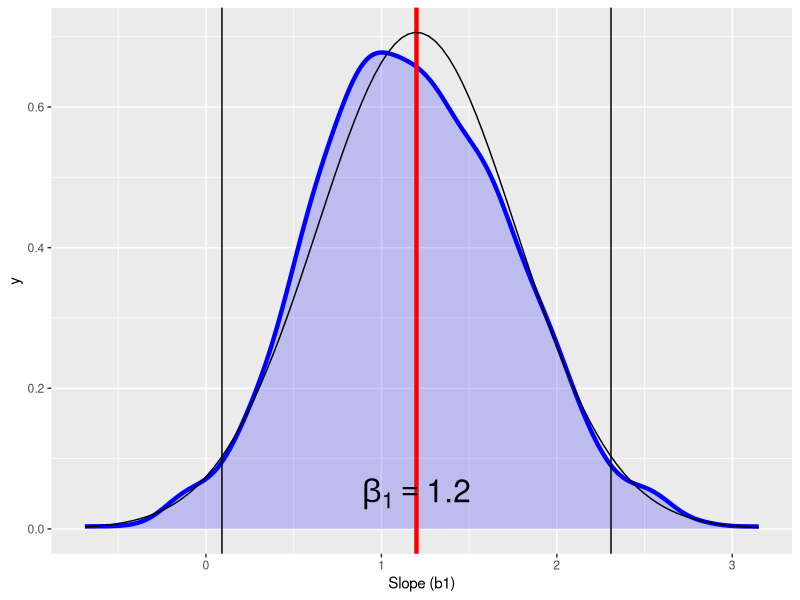

Source code (R):
#https://rpubs.com/friendly/sampdist

library(purrr)
library(broom)
library(dplyr)
library(ggplot2) 
library(car)

therapy <- read.table(header=TRUE, text ='
name   sex perstest therapy
John    M 26 32
Susan   F 24 40
Mary    F 22 44
Paul    M 33 44
Jenny   F 27 48
Rick    M 36 52
Cathy   F 30 56
Robert  M 38 56
Lisa    F 30 60
Tina    F 34 68
')

true_mod <- lm(therapy ~ perstest, data=therapy)

tmod <- tidy(true_mod)
tmod

upper <- tmod$estimate +  1.96 * tmod$std.error
lower <- tmod$estimate -  1.96 * tmod$std.error
tmod <- cbind(tmod, lower, upper)
tmod

x <- therapy$perstest
n <- length(x)

samples <- 1000

# "true" parameters
b0 <- coef(true_mod)[1]   # 14
b1 <- coef(true_mod)[2]   # 1.2
sigma <- summary(true_mod)$sigma  # sqrt(80)
set.seed(1234)       # reproducibility

one_sample <- function(x, b0=14, b1=1.2, sigma=sqrt(80)) {
  n <- length(x)
  y <- b0 + b1 * x + rnorm(n, mean=0, sd=sigma)
  data.frame(x, y)
}
one_sample(x, b0, b1, sigma)
one_sample(x)

one_reg <- function(x) {
  simdata <- one_sample(x)
  lm(y ~ x, data=simdata)
}
one_reg(x)

all_coefs <- function(x, samples=5) {
  res <- replicate(n=samples, coef(one_reg(x)))
  rownames(res) <- c("b0", "b1")
  as.data.frame(t(res))
}

coefs <- all_coefs(x, samples=samples)


ggplot(coefs,  aes(x = b1) ) +
  geom_density(color="blue", fill = "blue", alpha = .2, size=1.5) +
  geom_vline( xintercept = b1, color="red", size=1.5) + 
  geom_vline(xintercept = lower[2]) +
  geom_vline(xintercept = upper[2]) +
  annotate("text", x=b1, y=0.05, label=paste("beta[1] ==", b1), 
           size=8, parse=TRUE) +
  stat_function(fun = dnorm, args = list(mean = b1, sd = .565)) +
  xlab("Slope (b1)") 
